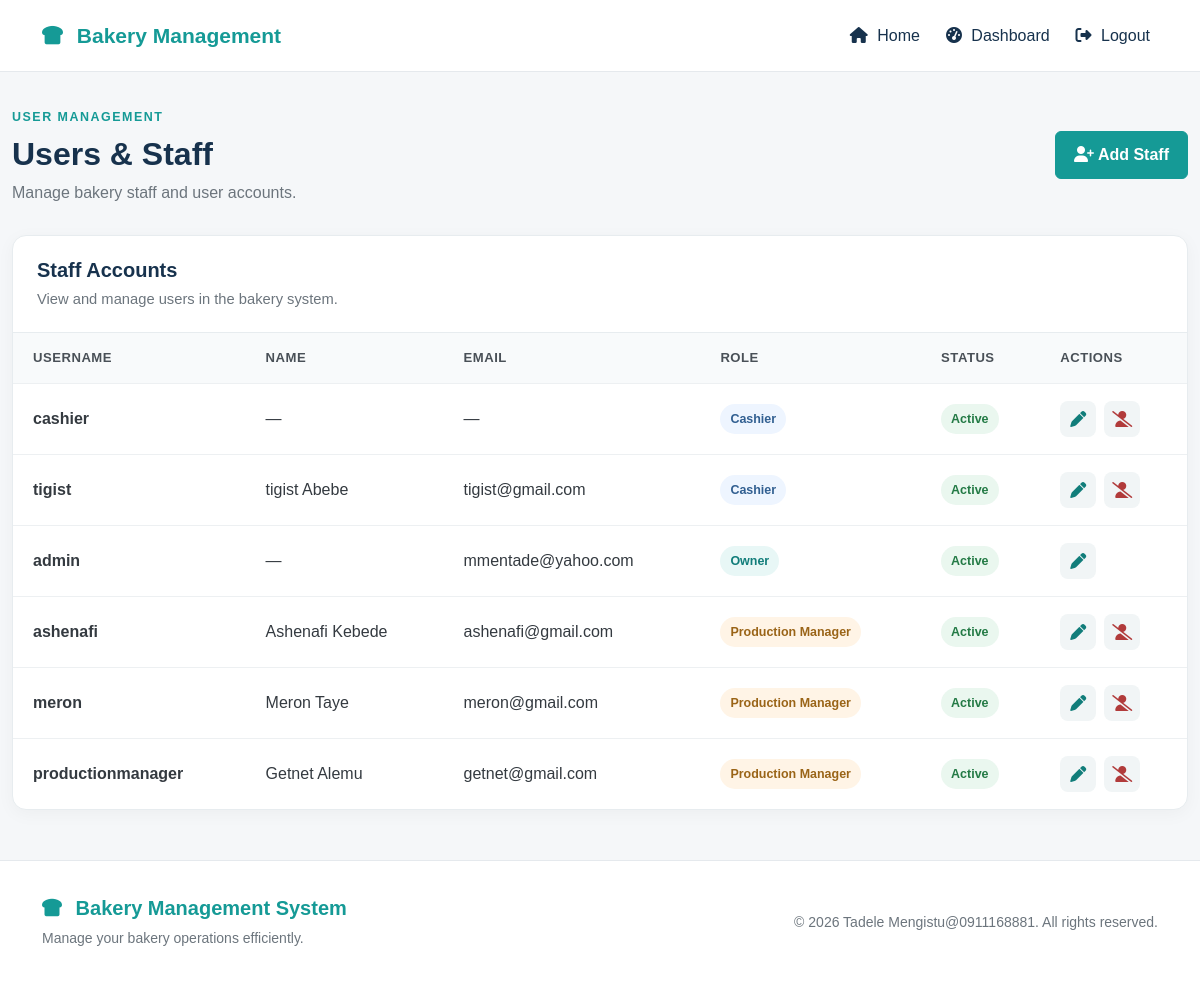
/users/ (signed in), run on the app's committed database.
### bekapp/models.py (models this page shows, shortened)
class User(AbstractUser):
    class Role(models.TextChoices):
        OWNER = "OWNER", "Owner"
        CASHIER = "CASHIER", "Cashier"
        PRODUCTION_MANAGER = "PRODUCTION_MANAGER", "Production Manager"
    role = models.CharField(
        max_length=30,
        choices=Role.choices,
        default=Role.CASHIER,
    )

### bekapp/views.py (the view)
def user_list(request):
    if not request.user.is_authenticated:
        return redirect('login')
    if request.user.role != 'OWNER':
        return redirect('dashboard')
    users = User.objects.all().order_by(
        'role',
        'username'
    )
    return render(
        request,
        'bekapp/user_list.html',
        {
            'users': users,
        }
    )

### bekapp/templates/bekapp/user_list.html (shortened to what this page needs)
{% extends 'bekapp/base.html' %}
{% load static %}
{% block extra_css %}
<link
    rel="stylesheet"
    href="{% static 'bekapp/css/user-list.css' %}"
>
{% endblock %}
{% block content %}
<section class="user-list-page">
    <div class="container-fluid">
        <div class="page-header">
            <div>
                <span class="page-label">USER MANAGEMENT</span>
                <h1>Users & Staff</h1>
                <p>
                    Manage bakery staff and user accounts.
                </p>
            </div>
            <div>
                <a
                    href="{% url 'staff_create' %}"
                    class="btn btn-primary"
                >
                    <i class="fa-solid fa-user-plus"></i>
                    Add Staff
                </a>
            </div>
        </div>
        <div class="users-card">
            <div class="users-card-header">
                <div>
                    <h2>Staff Accounts</h2>
                    <p>
                        View and manage users in the bakery system.
                    </p>
                </div>
            </div>
            <div class="table-responsive">
                <table class="users-table">
                    <thead>
                        <tr>
                            <th>Username</th>
                            <th>Name</th>
                            <th>Email</th>
                            <th>Role</th>
                            <th>Status</th>
                            <th>Actions</th>
                        </tr>
                    </thead>
                    <tbody>
                        {% for user in users %}
                        <tr>
                            <td>
                                <strong>
                                    {{ user.username }}
                                </strong>
                            </td>
                            <td>
                                {% if user.first_name or user.last_name %}
                                    {{ user.first_name }}
                                    {{ user.last_name }}
                                {% else %}
                                    —
                                {% endif %}
                            </td>
                            <td>
                                {% if user.email %}
                                    {{ user.email }}
                                {% else %}
                                    —
                                {% endif %}
                            </td>
                            <td>
                                {% if user.role == 'OWNER' %}
                                    <span class="role-badge role-owner">
                                        Owner
                                    </span>
                                {% elif user.role == 'CASHIER' %}
                                    <span class="role-badge role-cashier">
                                        Cashier
                                    </span>
                                {% elif user.role == 'PRODUCTION_MANAGER' %}
                                    <span class="role-badge role-production">
                                        Production Manager
                                    </span>
                                {% else %}
                                    <span class="role-badge">
                                        {{ user.get_role_display }}
                                    </span>
                                {% endif %}
                            </td>
                            <td>
                                {% if user.is_active %}
                                    <span class="status-badge status-active">
                                        Active
                                    </span>
                                {% else %}
                                    <span class="status-badge status-inactive">
                                        Inactive
                                    </span>
                                {% endif %}
                            </td>
                            <td>
                                <div class="user-actions">
                                    <a
                                        href="{% url 'staff_edit' user.id %}"
                                        class="action-btn"
                                        title="Edit User"
                                    >
                                        <i class="fa-solid fa-pen"></i>
                                    </a>
                                    {% if user.role != 'OWNER' %}
                                        {% if user.is_active %}
                                            <a
                                                href="#"
                                                class="action-btn action-danger"
                                                title="Deactivate User"
                                            >
                                                <i class="fa-solid fa-user-slash"></i>
                                            </a>
                                        {% endif %}
                                    {% endif %}
                                </div>
                            </td>
                        </tr>
                        {% endfor %}
                    </tbody>
                </table>
            </div>
        </div>
    </div>
</section>
{% endblock %}

### bekapp/templates/bekapp/base.html (shortened to what this page needs)
{% load static %}
<!DOCTYPE html>
<html lang="en">
<head>
    <link
        href="https://cdn.jsdelivr.net/npm/bootstrap@5.3.8/dist/css/bootstrap.min.css"
        rel="stylesheet"
    >
    <link
        rel="stylesheet"
        href="https://cdnjs.cloudflare.com/ajax/libs/font-awesome/6.7.2/css/all.min.css"
    >
    <link
        rel="stylesheet"
        href="{% static 'bekapp/css/style.css' %}"
    >
    <link
        rel="stylesheet"
        href="{% static 'bekapp/css/navbar.css' %}"
    >
    <link
        rel="stylesheet"
        href="{% static 'bekapp/css/footer.css' %}"
    >
    {% block extra_css %}
    {% endblock %}
</head>
<body>
    {% include 'bekapp/includes/navbar.html' %}
    <main>
        {% block content %}
        {% endblock %}
    </main>
    {% include 'bekapp/includes/footer.html' %}
</body>
</html>

### bekapp/templates/bekapp/includes/navbar.html (shortened to what this page needs)
<nav class="navbar navbar-expand-lg bakery-navbar">
    <div class="container">
        <a
            class="navbar-brand bakery-brand"
            href="{% url 'home' %}"
        >
            <i class="fa-solid fa-bread-slice"></i>
            <span>Bakery Management</span>
        </a>
        <div
            class="collapse navbar-collapse"
            id="mainNavbar"
        >
            <ul class="navbar-nav ms-auto">
                <li class="nav-item">
                    <a
                        class="nav-link"
                        href="{% url 'home' %}"
                    >
                        <i class="fa-solid fa-house"></i>
                        Home
                    </a>
                </li>
                {% if user.is_authenticated %}
                    <li class="nav-item">
                        <a
                            class="nav-link"
                            href="{% url 'dashboard' %}"
                        >
                            <i class="fa-solid fa-gauge-high"></i>
                            Dashboard
                        </a>
                    </li>
                    <li class="nav-item">
                        <a
                            class="nav-link"
                            href="{% url 'logout' %}"
                        >
                            <i class="fa-solid fa-right-from-bracket"></i>
                            Logout
                        </a>
                    </li>
                {% endif %}
            </ul>
        </div>
    </div>
</nav>

### bekapp/templates/bekapp/includes/footer.html
<footer class="bakery-footer">
    <div class="container">
        <div class="row align-items-center">
            <div class="col-md-6">
                <h5>
                    <i class="fa-solid fa-bread-slice me-2"></i>
                    Bakery Management System
                </h5>
                <p class="mb-0">
                    Manage your bakery operations efficiently.
                </p>
            </div>
            <div class="col-md-6 text-md-end mt-3 mt-md-0">
                <p class="mb-0">
                    &copy; {% now "Y" %}
                    Tadele Mengistu@0911168881.
                    All rights reserved.
                </p>
            </div>
        </div>
    </div>
</footer>

### bekapp/static/bekapp/css/style.css (style rules this page uses)
html, body { margin: 0; padding: 0; }
body { min-height: 100vh; background: #f5f7f9; color: #17324d; font-family: Arial, Helvetica, sans-serif; }
main { min-height: 70vh; }

### bekapp/static/bekapp/css/navbar.css (style rules this page uses)
.bakery-navbar { min-height: 72px; background: #ffffff; border-bottom: 1px solid #e5e9ed; }
.bakery-brand { color: #159a96; font-size: 21px; font-weight: 700; }
.bakery-brand i { margin-right: 8px; }
.bakery-navbar .nav-link { color: #17324d; font-weight: 500; margin-left: 10px; }
.bakery-navbar .nav-link i { margin-right: 5px; }

### bekapp/static/bekapp/css/footer.css (style rules this page uses)
.bakery-footer { padding: 35px 0; background: #ffffff; border-top: 1px solid #e5e9ed; }
.bakery-footer h5 { margin-bottom: 8px; color: #159a96; font-weight: 700; }
.bakery-footer p { color: #6c757d; font-size: 14px; }

### bekapp/static/bekapp/css/user-list.css (style rules this page uses)
.user-list-page { padding: 32px 0 50px; }
.page-header { display: flex; justify-content: space-between; align-items: center; gap: 24px; margin-bottom: 30px; }
.page-label { display: inline-block; margin-bottom: 8px; font-size: 0.78rem; font-weight: 700; letter-spacing: 1.5px; color: #159a96; }
.page-header h1 { margin: 0; font-size: 2rem; font-weight: 700; }
.page-header p { margin: 8px 0 0; color: #6c757d; }
.page-header .btn { padding: 11px 18px; font-weight: 600; }
.users-card { background: #ffffff; border: 1px solid #e7ecef; border-radius: 14px; overflow: hidden; box-shadow: 0 4px 18px rgba(0, 0, 0, 0.04); }
.users-card-header { padding: 22px 24px; border-bottom: 1px solid #e7ecef; }
.users-card-header h2 { margin: 0; font-size: 1.25rem; font-weight: 700; }
.users-card-header p { margin: 6px 0 0; color: #6c757d; font-size: 0.92rem; }
.users-table { width: 100%; border-collapse: collapse; }
.users-table th { padding: 15px 20px; background: #f8fafb; color: #495057; font-size: 0.82rem; font-weight: 700; text-transform: uppercase; letter-spacing: 0.5px; white-space: nowrap; }
.users-table td { padding: 17px 20px; border-top: 1px solid #edf0f2; vertical-align: middle; color: #343a40; }
.role-badge, .status-badge { display: inline-flex; align-items: center; padding: 6px 10px; border-radius: 20px; font-size: 0.78rem; font-weight: 600; white-space: nowrap; }
.role-owner { background: #e8f7f6; color: #117d7a; }
.role-cashier { background: #eef5ff; color: #315f91; }
.role-production { background: #fff4e6; color: #9a6417; }
.status-active { background: #eaf7ef; color: #237a45; }
.user-actions { display: flex; align-items: center; gap: 8px; }
.action-btn { width: 36px; height: 36px; display: inline-flex; align-items: center; justify-content: center; border-radius: 8px; background: #f1f5f6; color: #117d7a; text-decoration: none; transition: all 0.2s ease; }
.action-danger { color: #b13b3b; }
.page-header .btn-primary { background-color: #159a96; border-color: #159a96; color: #ffffff; }

### data on the page
User: username "cashier", role "Cashier", is_active "Active"
User: username "tigist", first_name "tigist", last_name "Abebe", email "tigist@gmail.com", role "Cashier", is_active "Active"
User: username "admin", email "mmentade@yahoo.com", role "Owner", is_active "Active"
User: username "ashenafi", first_name "Ashenafi", last_name "Kebede", email "ashenafi@gmail.com", shows "Production Manager", is_active "Active"
User: username "meron", first_name "Meron", last_name "Taye", email "meron@gmail.com", shows "Production Manager", is_active "Active"
User: username "productionmanager", first_name "Getnet", last_name "Alemu", email "getnet@gmail.com", shows "Production Manager", is_active "Active"
